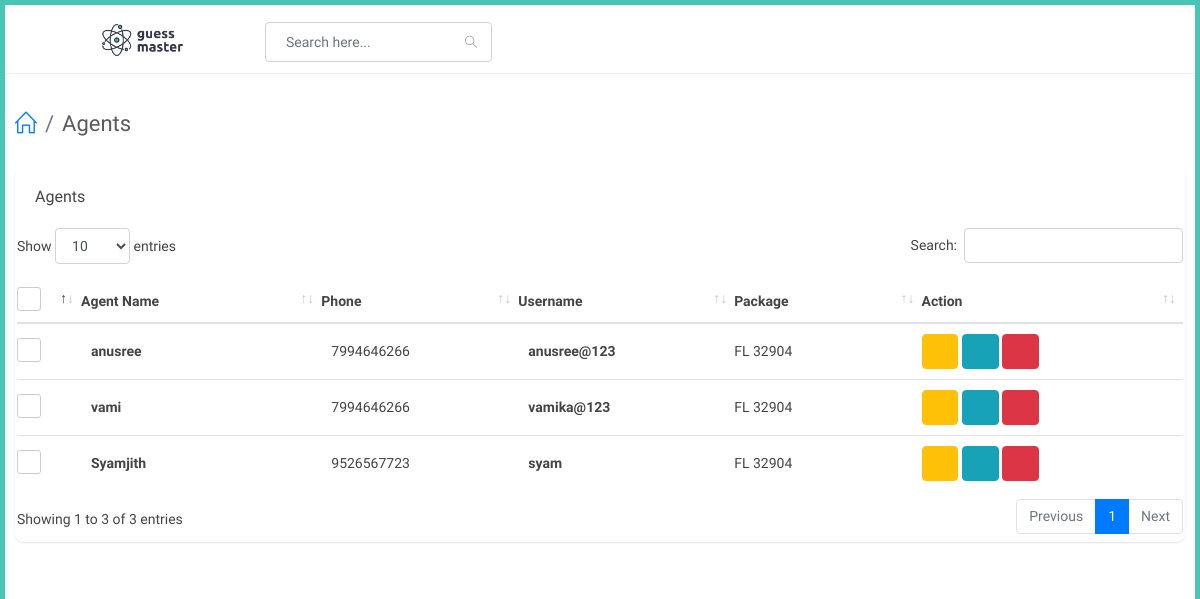
The app's page /adminapp/view-agent with its own data.
### website/models.py (models this page shows, shortened)
class Agent(models.Model):
    user = models.OneToOneField(User,on_delete=models.CASCADE,related_name="agent")
    agent_name = models.CharField(max_length=100)
    phone_number = models.CharField(max_length=100)

class User(AbstractUser):
    is_agent = models.BooleanField("is agent", default=False)
    is_dealer = models.BooleanField("is dealer", default=False)

### adminapp/views.py (the view)
# urls.py: path('view-agent',views.view_agent,name="view_agent"),
def view_agent(request):
    agents = Agent.objects.filter().all()
    context = {
        'agents' : agents,
    }
    return render(request,'adminapp/view_agent.html',context)

### templates/adminapp/view_agent.html (shortened to what this page needs)
{% extends 'adminapp/partials/base.html' %}
{% load static %}
{% block content %}
<div id="main-content">
    <div class="container-fluid">
        <div class="block-header">
            <div class="row">
                <div class="col-lg-5 col-md-8 col-sm-12">
                    <h2><a href="javascript:void(0);" class="btn btn-xs btn-link btn-toggle-fullwidth"></a>  <ul class="breadcrumb">
                        <li class="breadcrumb-item"><a href="{% url 'adminapp:index' %}"><i class="icon-home"></i></a></li>
                        <li class="breadcrumb-item">Agents</li>
                    </ul></h2>
                </div>
            </div>
        </div>
        <div class="row clearfix">
            <div class="col-lg-12">
<div class="card">
    <div class="header">
        <h2>Agents</h2>
    </div>
    <div class="body">
        <div class="table-responsive">
            <table class="table table-hover js-basic-example dataTable table-custom m-b-0 c_list">
                <thead>
                    <tr>
                        <th>
                            <label class="fancy-checkbox">
                                <span></span>
                            </label>
                        </th>
                        <th>Agent Name</th>
                        <th>Phone</th>
                        <th>Username</th>
                        <th>Package</th>
                        <th>Action</th>
                    </tr>
                </thead>
                    <tbody>
                    {% for agent in agents %}
                    <tr>
                        <td style="width: 50px;">
                            <label class="fancy-checkbox">
                                <span></span>
                            </label>
                        </td>
                        <td>
                            <p class="c_name">{{agent.agent_name}}</p>
                        </td>
                        <td>
                            <span class="phone">{{agent.phone_number}}</span>
                        </td>
                        <td>
                            <p class="c_name">{{agent.user.username}}</p>
                        </td>
                        <td>
                            <address> FL 32904</address>
                        </td>
                        <td>
                            {% if agent.user.is_active %}
                            <button  type="button" onclick="agentBan(('{{ agent.id }}'))" class="btn btn-warning" title="Ban"> <i class="fa fa-ban"></i></button>
                            {% else %}
                            <button  type="button" onclick="removeBan(('{{ agent.id }}'))" class="btn btn-warning" title="Remove Ban"> <i class="fa fa-check"></i></button>
                            {% endif %}
                            <a href="{% url 'adminapp:edit_agent' agent.id %}" class="btn btn-info" title="Edit">
                                <i class="fa fa-edit"></i>
                            </a>
                            <button type="button" onclick="agentDelete(('{{ agent.id }}'))" data-type="confirm" class="btn btn-danger js-sweetalert" title="Delete"><i class="fa fa-trash-o"></i></button>
                        </td>
                    </tr>
                    {% endfor %}
                </tbody>
            </table>
        </div>
    </div>
</div>
</div>
</div>
</div>
</div>
{% endblock %}

### static/css/color_skins.css (style rules this page uses)
.theme-cyan:before,.theme-cyan:after { background:#49c5b6 }

### records on screen
Agent: agent_name "anusree", phone_number "7994646266", user.username "anusree@123"
Agent: agent_name "vami", phone_number "7994646266", user.username "vamika@123"
Agent: agent_name "Syamjith", phone_number "9526567723", user.username "syam"
